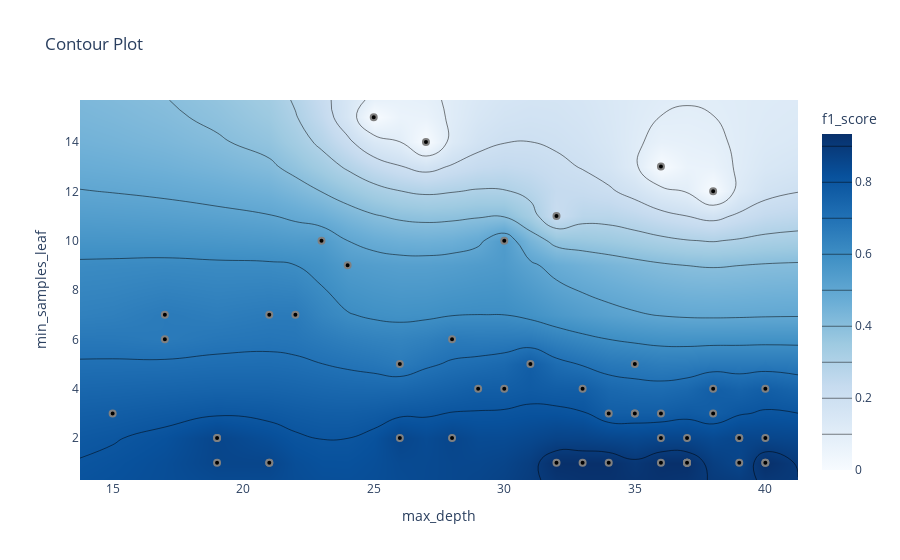

Source (notebook cell):
### Code cell
optuna.visualization.plot_contour(study_ranFor_opt, params=["max_depth", "min_samples_leaf"],
                                  target_name="f1_score")

### Figure 1 — Plotly figure (JSON) as saved in the notebook; plotly's stock layout.template omitted (floating-point values rounded to 4 significant figures; data arrays with more than 128 entries replaced by an {"elided": "..."} marker saying what was removed)
{"data": [{"colorbar": {"title": {"text": "f1_score"}}, "colorscale": [[0, "rgb(247,251,255)"], [0.125, "rgb(222,235,247)"], [0.25, "rgb(198,219,239)"], [0.375, "rgb(158,202,225)"], [0.5, "rgb(107,174,214)"], [0.625, "rgb(66,146,198)"], [0.75, "rgb(33,113,181)"], [0.875, "rgb(8,81,156)"], [1, "rgb(8,48,107)"]], "connectgaps": true, "contours": {"coloring": "heatmap"}, "hoverinfo": "none", "line": {"smoothing": 1.3}, "reversescale": false, "type": "contour", "x": [13.75, 15, 17, 19, 21, 22, 23, 24, 25, 26, 27, 28, 29, 30, 31, 32, 33, 34, 35, 36, 37, 38, 39, 40, 41.25], "y": [0.3, 1, 2, 3, 4, 5, 6, 7, 9, 10, 11, 12, 13, 14, 15, 15.7], "z": {"elided": "16x25 float values"}}, {"marker": {"color": "black", "line": {"color": "Grey", "width": 2}}, "mode": "markers", "showlegend": false, "type": "scatter", "x": [22, 39, 19, 27, 21, 17, 29, 36, 17, 25, 32, 40, 33, 23, 40, 21, 30, 26, 15, 36, 24, 37, 35, 39, 34, 37, 31, 38, 28, 21, 35, 37, 40, 38, 33, 40, 36, 19, 38, 28, 36, 37, 34, 39, 37, 32, 19, 35, 30, 26], "y": [7, 1, 2, 14, 1, 7, 4, 2, 6, 15, 11, 1, 4, 10, 4, 1, 10, 5, 3, 1, 9, 1, 3, 2, 3, 1, 5, 12, 2, 7, 5, 1, 1, 3, 1, 2, 3, 2, 4, 6, 13, 1, 1, 2, 2, 1, 1, 3, 4, 2]}], "layout": {"title": {"text": "Contour Plot"}, "xaxis": {"range": [13.75, 41.25], "title": {"text": "max_depth"}}, "yaxis": {"range": [0.3, 15.7], "title": {"text": "min_samples_leaf"}}}}
